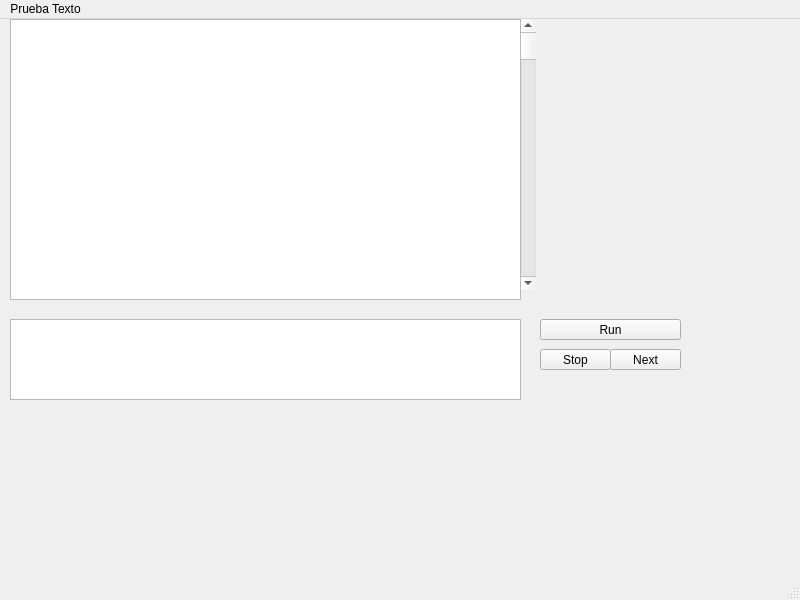
<?xml version="1.0" encoding="UTF-8"?>
<ui version="4.0">
 <class>MainWindow</class>
 <widget class="QMainWindow" name="MainWindow">
  <property name="geometry">
   <rect>
    <x>0</x>
    <y>0</y>
    <width>800</width>
    <height>600</height>
   </rect>
  </property>
  <property name="windowTitle">
   <string>MainWindow</string>
  </property>
  <widget class="QWidget" name="centralwidget">
   <widget class="QScrollBar" name="verticalScrollBar">
    <property name="geometry">
     <rect>
      <x>520</x>
      <y>0</y>
      <width>16</width>
      <height>271</height>
     </rect>
    </property>
    <property name="orientation">
     <enum>Qt::Vertical</enum>
    </property>
   </widget>
   <widget class="QTextEdit" name="Editor">
    <property name="geometry">
     <rect>
      <x>10</x>
      <y>0</y>
      <width>511</width>
      <height>281</height>
     </rect>
    </property>
   </widget>
   <widget class="QTextBrowser" name="Stdout">
    <property name="geometry">
     <rect>
      <x>10</x>
      <y>300</y>
      <width>511</width>
      <height>81</height>
     </rect>
    </property>
   </widget>
   <widget class="QPushButton" name="Run">
    <property name="geometry">
     <rect>
      <x>540</x>
      <y>300</y>
      <width>141</width>
      <height>21</height>
     </rect>
    </property>
    <property name="text">
     <string>Run</string>
    </property>
   </widget>
   <widget class="QPushButton" name="Next">
    <property name="geometry">
     <rect>
      <x>610</x>
      <y>330</y>
      <width>71</width>
      <height>21</height>
     </rect>
    </property>
    <property name="text">
     <string>Next</string>
    </property>
   </widget>
   <widget class="QPushButton" name="Stop">
    <property name="geometry">
     <rect>
      <x>540</x>
      <y>330</y>
      <width>71</width>
      <height>21</height>
     </rect>
    </property>
    <property name="text">
     <string>Stop</string>
    </property>
   </widget>
  </widget>
  <widget class="QMenuBar" name="menubar">
   <property name="geometry">
    <rect>
     <x>0</x>
     <y>0</y>
     <width>800</width>
     <height>20</height>
    </rect>
   </property>
   <widget class="QMenu" name="menuPrueba_Texto">
    <property name="title">
     <string>Prueba Texto</string>
    </property>
   </widget>
   <addaction name="menuPrueba_Texto"/>
  </widget>
  <widget class="QStatusBar" name="statusbar"/>
 </widget>
 <resources/>
 <connections/>
</ui>
